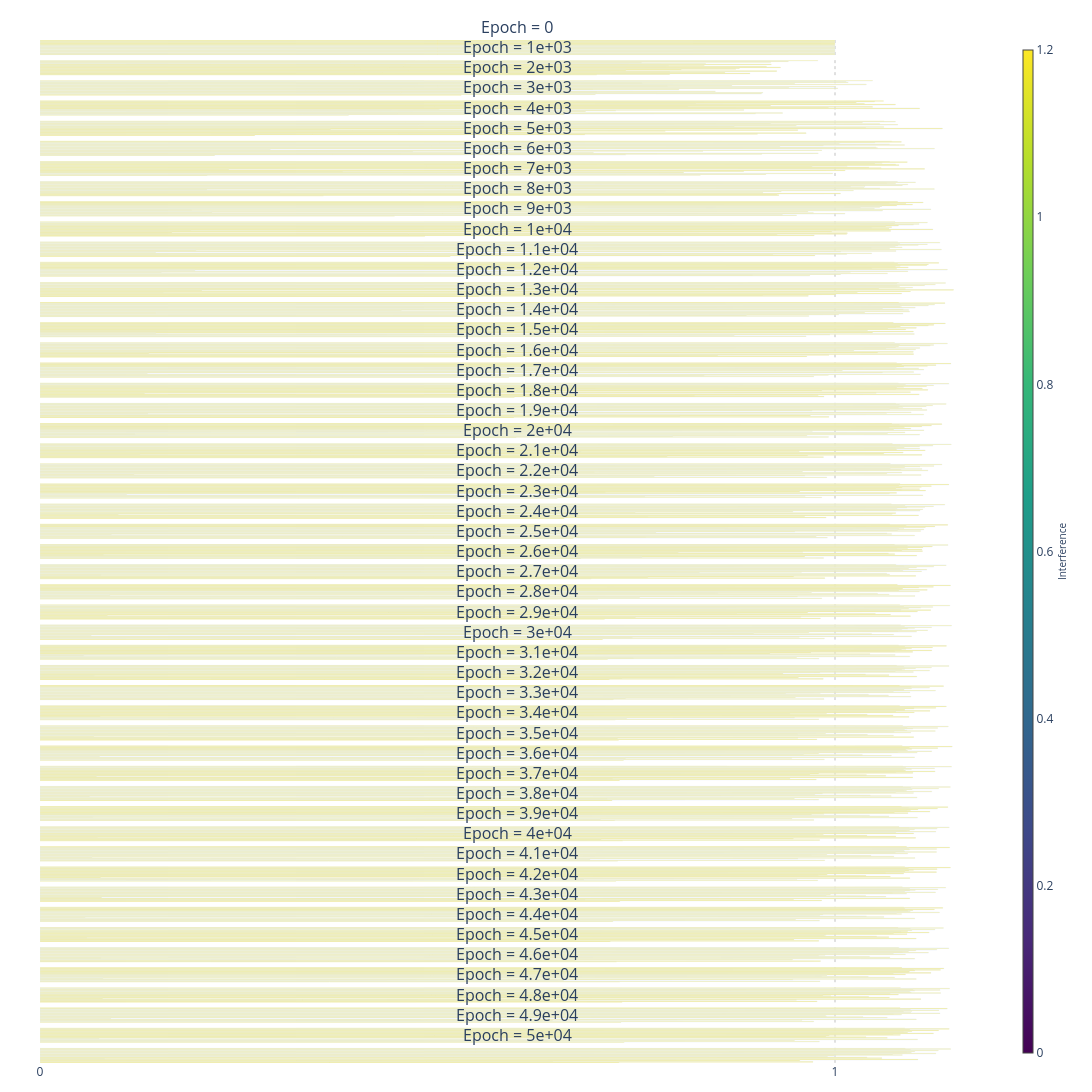

The code cell stored with this chart in its notebook:
### Code cell
history = grid.fit(50000, snapshot_interval=1000)

import sys                                                                                  
sys.path.insert(0, "..")                                                                    
from custom.plotting import plot_bars                                                       
                                                                                          
plot_bars(history[:, 0], gif_path="daniele/density_3_evolution.gif")
